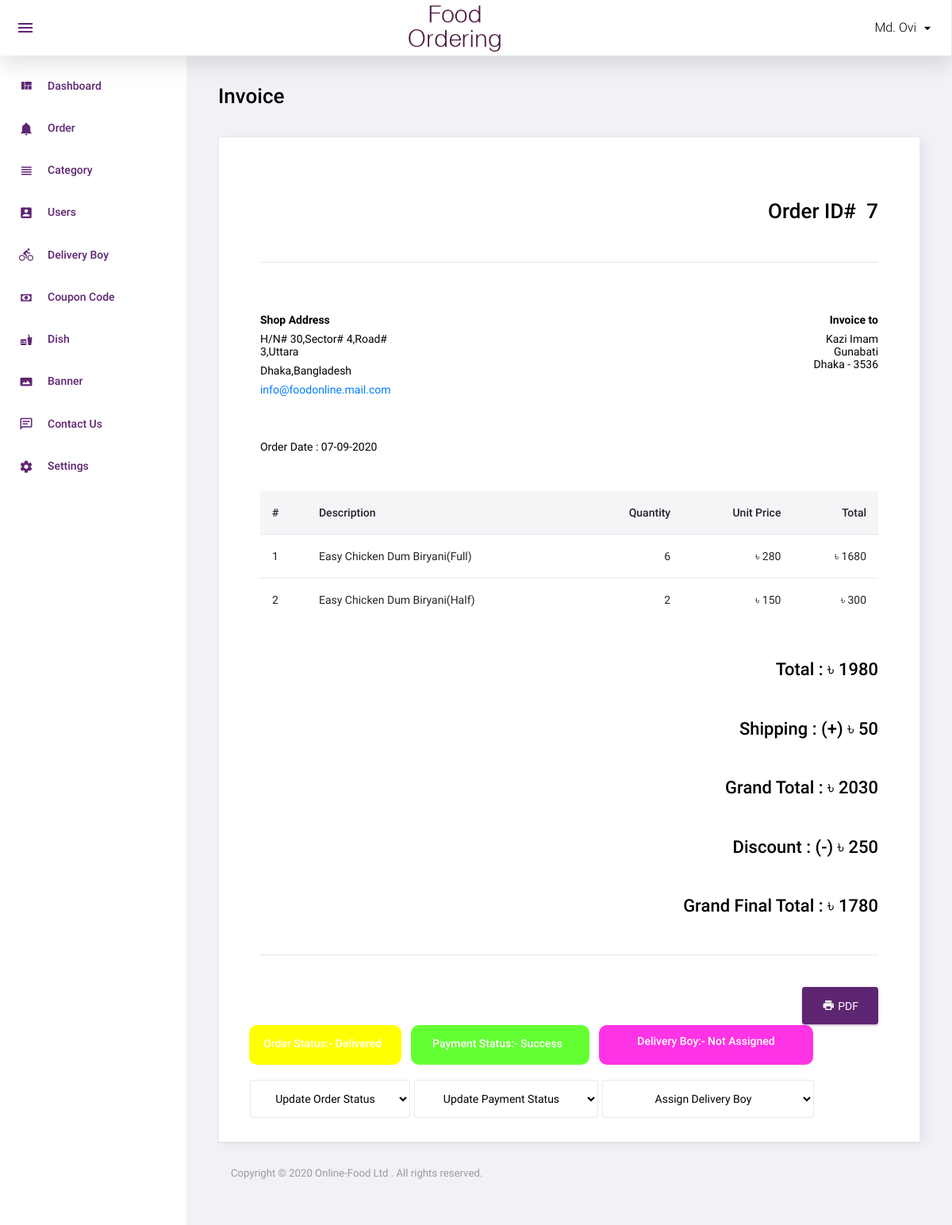
The page /admin/order_details.php?id=7 (signed in) on the database its author committed.
### tables this page shows
CREATE TABLE `order_master` (
  `id` int(11) NOT NULL,
  `user_id` int(11) NOT NULL,
  `name` varchar(100) NOT NULL,
  `email` varchar(100) NOT NULL,
  `mobile` varchar(50) NOT NULL,
  `address` text NOT NULL,
  `zip_code` varchar(10) NOT NULL,
  `total_price` float NOT NULL,
  `payment_type` varchar(20) NOT NULL,
  `delivery_boy_id` int(11) DEFAULT NULL,
  `payment_status` varchar(20) NOT NULL,
  `order_status` int(11) NOT NULL,
  `cancel_by` enum('User','Admin') DEFAULT NULL,
  `cancel_time` datetime DEFAULT NULL,
  `txnid` varchar(50) NOT NULL,
  `pay_id` varchar(50) NOT NULL,
  `online_payment_status` varchar(20) NOT NULL,
  `payment_method` varchar(50) NOT NULL,
  `coupon_id` int(11) NOT NULL,
  `coupon_code` varchar(20) NOT NULL,
  `coupon_value` varchar(50) NOT NULL,
  `added_on` datetime NOT NULL,
  `delivery_date` datetime DEFAULT NULL
);

CREATE TABLE `order_details` (
  `id` int(11) NOT NULL,
  `order_id` int(11) NOT NULL,
  `dish_details_id` int(11) NOT NULL,
  `unit_price` float NOT NULL,
  `qty` int(11) NOT NULL
);

CREATE TABLE `dish` (
  `id` int(11) NOT NULL,
  `categories_id` int(11) NOT NULL,
  `dish_name` varchar(100) NOT NULL,
  `dish_detail` text NOT NULL,
  `image` varchar(100) NOT NULL,
  `type` enum('veg','non-veg') NOT NULL,
  `status` int(11) NOT NULL,
  `added_on` datetime NOT NULL
);

CREATE TABLE `dish_details` (
  `id` int(11) NOT NULL,
  `dish_id` int(11) NOT NULL,
  `attribute` varchar(100) NOT NULL,
  `price` int(11) NOT NULL,
  `status` int(11) NOT NULL,
  `added_on` datetime NOT NULL
);

CREATE TABLE `order_status` (
  `id` int(11) NOT NULL,
  `status` varchar(20) NOT NULL
);

### function.inc.php (called while the page is built, shortened)
<?php
    function get_safe_value($con, $val){
        if($val != ''){
            $val = trim($val);
            return strip_tags(mysqli_real_escape_string($con, $val));
        }
    }
        ?>
        <?php
    function dateFormat($date){
        $str=strtotime($date);
        return date('d-m-Y',$str);
    }
   function geteOrderDetails($order_id){
       global $con;
       $sql="SELECT order_details.unit_price,order_details.qty,order_details.dish_details_id,dish_details.attribute,dish.dish_name,dish.image FROM order_details,dish_details,dish WHERE order_details.order_id='$order_id' AND order_details.dish_details_id=dish_details.id AND dish_details.dish_id=dish.id";
       $res=mysqli_query($con,$sql);
       $data=array();
       while($row=mysqli_fetch_assoc($res)){
           $data[]=$row;
       }
       return $data;
   }
?>

### admin/order_details.php (the view, shortened to what this page needs)
<?php
    include('top.php');
    if(isset($_GET['id']) && $_GET['id']>0){
        $id = get_safe_value($con,$_GET['id']);
        $sql="SELECT order_master.*,order_status.status as order_status_str FROM order_master,order_status WHERE order_master.order_status=order_status.id AND order_master.id='$id' ORDER BY order_master.id DESC";
        $res=mysqli_query($con,$sql);
        if(mysqli_num_rows($res)>0){
            $orderRow=mysqli_fetch_assoc($res);
            $coupon_value=$orderRow['coupon_value'];
        }else{
            redirect('dashboard.php');
        }
    }else{
        redirect('dashboard.php');
    }
?>
    <div class="page-header">
        <h3 class="page-title"> Invoice </h3>
    </div>
    <div class="row">
        <div class="col-lg-12">
            <div class="card px-2">
                <div class="card-body">
                    <div class="container-fluid">
                        <h3 class="text-right my-5">Order ID#&nbsp;&nbsp;<?php echo $id?></h3>
                        <hr>
                    </div>
                    <div class="container-fluid d-flex justify-content-between">
                        <div class="col-lg-3 pl-0">
                            <p class="mt-5 mb-2"><b>Shop Address</b></p>
                            <p>H/N# 30,Sector# 4,Road# 3,Uttara</p>
                            <p>Dhaka,Bangladesh</p>
                            <p><a href="#">info@foodonline.mail.com</a></p>
                        </div>
                        <div class="col-lg-3 pr-0">
                            <p class="mt-5 mb-2 text-right"><b>Invoice to</b></p>
                            <p class="text-right">
                                <?php  echo $orderRow['name']?><br />
                                <?php  echo $orderRow['address']?><br />
                                Dhaka -
                                <?php  echo $orderRow['zip_code']?>
                            </p>
                        </div>
                    </div>
                    <div class="container-fluid d-flex justify-content-between">
                        <div class="col-lg-3 pl-0">
                            <p class="mb-0 mt-5">Order Date : <?php  echo dateFormat($orderRow['added_on'])?></p>
                        </div>
                    </div>
                    <div class="container-fluid mt-5 d-flex justify-content-center w-100">
                        <div class="table-responsive w-100">
                            <table class="table">
                                <thead>
                                    <tr class="bg-dark">
                                        <th>#</th>
                                        <th>Description</th>
                                        <th class="text-right">Quantity</th>
                                        <th class="text-right">Unit Price</th>
                                        <th class="text-right">Total</th>
                                    </tr>
                                </thead>
                                <tbody>
                                <?php
                                    $orderDetails=geteOrderDetails($id);
                                    $total_price=0;
                                    $i=1;
                                    foreach($orderDetails as $list){
                                        $total_price=$total_price+($list['unit_price']*$list['qty']);
                                ?>
                                        <tr class="text-right">
                                            <td class="text-left"><?php echo $i++;?></td>
                                            <td class="text-left"><?php echo $list['dish_name'].'('.$list['attribute'].')'?></td>
                                            <td><?php echo $list['qty']?></td>
                                            <td>&#2547; <?php echo $list['unit_price']?></td>
                                            <td>&#2547; <?php echo $list['unit_price']*$list['qty']?></td>
                                        </tr>
                                <?php } ?>
                                </tbody>
                            </table>
                        </div>
                    </div>
                    <div class="container-fluid mt-5 w-100">
                        <h4 class="text-right mb-5">Total : &#2547; <?php echo $total_price?></h4>
                        <h4 class="text-right mb-5">Shipping : (+) &#2547; <?php echo 50;?></h4>
                        <h4 class="text-right mb-5">Grand Total : &#2547; <?php echo $total_price+50;?></h4>
                        <?php if($coupon_value!=''){?>
                            <h4 class="text-right mb-5">Discount : (-) &#2547; <?php echo $coupon_value;?></h4>
                            <h4 class="text-right mb-5">Grand Final Total : &#2547; <?php echo ($total_price+50)-$coupon_value;?></h4>
                        <?php } ?>
                        <hr>
                    </div>
                    <div class="container-fluid w-100">
                        <a href="download_invoice.php?id=<?php echo $id?>" class="btn btn-primary float-right mt-4 ml-2"><i class="mdi mdi-printer mr-1"></i>PDF</a>
                    </div>
                    <?php
                            $deliveryBoyId=$orderRow['delivery_boy_id'];
                            $sql="SELECT name,mobile FROM delivery_boy WHERE id='$deliveryBoyId'";
                            $deliveryBoyNameRes=mysqli_query($con,$sql);
                            $deliveryBoyNameRow=mysqli_fetch_assoc($deliveryBoyNameRes);
					?>
                    <div>
                       <table>
                           <tr>
                            <?php
                                echo "<td ><h4 id='status_order_update' class='status_order_style'>Order Status:- ".$orderRow['order_status_str']."&nbsp;&nbsp;</h4></td>";
                                echo "<td><h4 id='status_payment_update' class='status_payment_style'>Payment Status:- ".$orderRow['payment_status']."&nbsp;&nbsp;</h4></td>";
                                if(mysqli_num_rows($deliveryBoyNameRes)>0){
                                    echo "<td ><h4 id='status_delivery_boy_update' class='delivery_style'>Delivery Boy:- ".$deliveryBoyNameRow['name']."<br/>Mobile:- ".$deliveryBoyNameRow['mobile']."</h4></td>";
                                }else{
                                    echo "<td ><h4 id='status_delivery_boy_update' class='delivery_style'>Delivery Boy:- Not Assigned</h4></td>";
                                }
                            ?>
                            </tr>
                            <tr>
                                <td>
                                    <select class="form-control wSelect200" style="color:#000;" name="order_status" id="order_status" onchange="updateOrderStatus()">
                                        <option value="">Update Order Status</option>
                                    </select>
                                </td>
                                <td>
                                    <select class="form-control wSelect230" style="color:#000;" name="payment_status" id="payment_status" onchange="updatePaymentStatus()">
                                        <option value="">Update Payment Status</option>
                                    </select>
                                </td>
                                <td>
                                    <select class="form-control wSelect265" style="color:#000;" name="delivery_boy" id="delivery_boy" onchange="updateDeliveryBoy()">
                                        <option value="">Assign Delivery Boy</option>
                                    </select>
                                </td>
                            </tr>
                        </table>
                    </div>
                </div>
            </div>
        </div>
<?php include('footer.php'); ?>

### rows shown on the page
order_master: name "Kazi Imam", address "Gunabati", zip_code "3536", added_on "07-09-2020", coupon_value "250", ($total_price+50)-$coupon_value "1780", order_status.status "Delivered", payment_status "Success"
order_details: dish.dish_name "Easy Chicken Dum Biryani", dish_details.attribute "Full", qty "6", unit_price "280", $list['unit_price']*$list['qty'] "1680"
order_details: dish.dish_name "Easy Chicken Dum Biryani", dish_details.attribute "Half", qty "2", unit_price "150", $list['unit_price']*$list['qty'] "300"

### other values the page prints
$_SESSION['ADMIN_NAME'] "Md. Ovi"
$id "7"
$total_price "1980"
$total_price+50 "2030"
